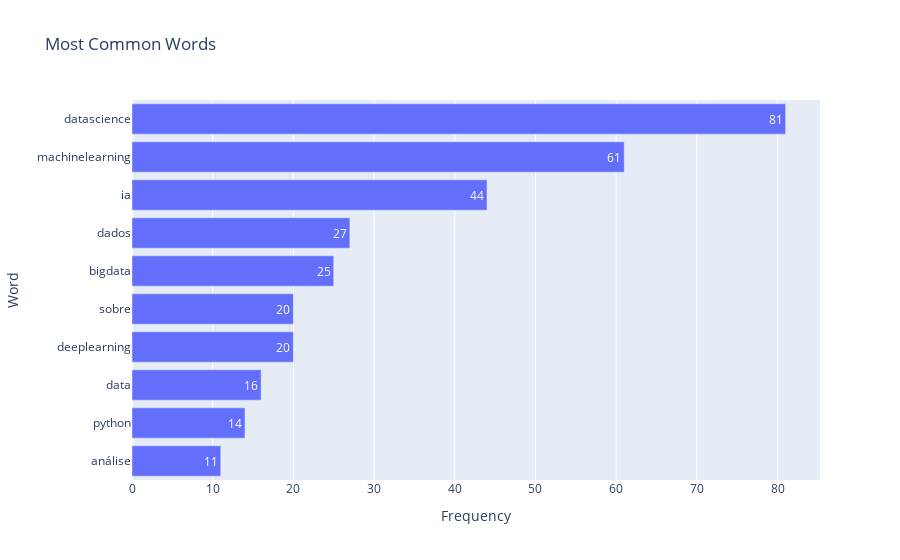

Notebook code for this chart:
### Code cell
import plotly.express as px

plot_freq = px.bar(freq_df, y= 'Word', x= 'Frequency', orientation='h', title='Most Common Words',text='Frequency')
plot_freq['layout']['yaxis']['autorange'] = "reversed"
plot_freq.show()

### Figure 1 — Plotly figure (JSON) as saved in the notebook; plotly's stock layout.template omitted (floating-point values rounded to 4 significant figures)
{"data": [{"alignmentgroup": "True", "hovertemplate": "Frequency=%{text}<br>Word=%{y}<extra></extra>", "legendgroup": "", "marker": {"color": "#636efa"}, "name": "", "offsetgroup": "", "orientation": "h", "showlegend": false, "text": [81, 61, 44, 27, 25, 20, 20, 16, 14, 11], "textposition": "auto", "type": "bar", "x": [81, 61, 44, 27, 25, 20, 20, 16, 14, 11], "xaxis": "x", "y": ["datascience", "machinelearning", "ia", "dados", "bigdata", "sobre", "deeplearning", "data", "python", "análise"], "yaxis": "y"}], "layout": {"barmode": "relative", "legend": {"tracegroupgap": 0}, "title": {"text": "Most Common Words"}, "xaxis": {"anchor": "y", "domain": [0, 1], "title": {"text": "Frequency"}}, "yaxis": {"anchor": "x", "autorange": "reversed", "domain": [0, 1], "title": {"text": "Word"}}}}
